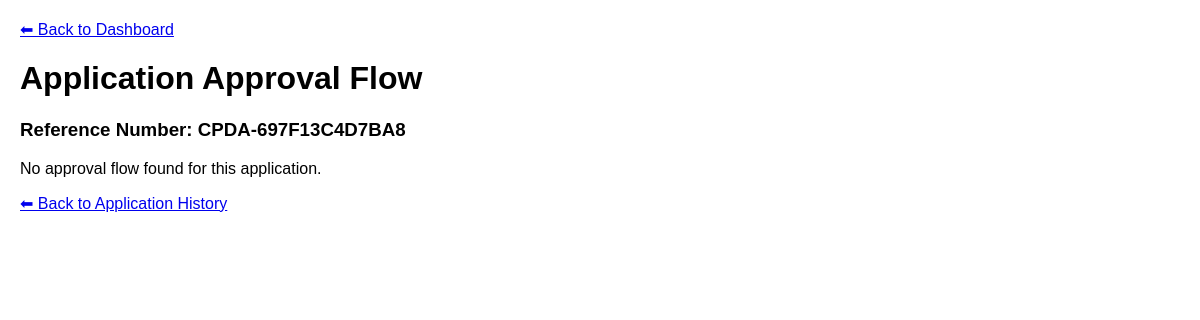
Before: /views/faculty_view_application_flow.php?ref_number=CPDA-697F13C4D7BA8 (signed in) with the older database file.
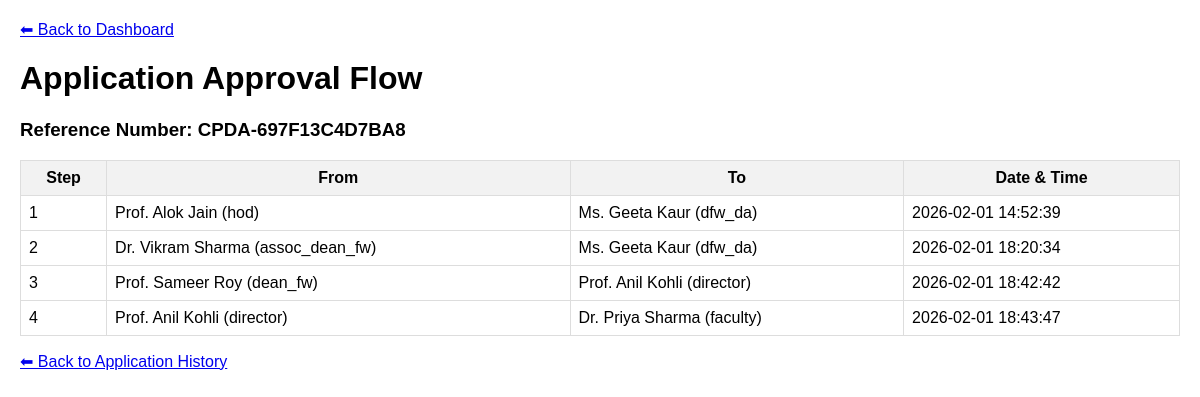
After: the same page with the newer database file.
### tables this page shows
CREATE TABLE `application_timeline_messages` (
  `id` int(11) NOT NULL,
  `ref_number` varchar(100) NOT NULL,
  `message_sequence` int(11) NOT NULL,
  `message` text NOT NULL,
  `sender_identifier` varchar(255) NOT NULL,
  `recipient_identifier` varchar(255) DEFAULT NULL,
  `message_time` datetime NOT NULL DEFAULT current_timestamp()
);

CREATE TABLE `users` (
  `employee_code` int(11) NOT NULL,
  `name` varchar(100) DEFAULT NULL,
  `email` varchar(100) DEFAULT NULL,
  `password` varchar(255) DEFAULT NULL,
  `role` varchar(50) DEFAULT NULL,
  `department` varchar(100) DEFAULT NULL,
  `created_at` datetime DEFAULT current_timestamp(),
  `mobile_number` varchar(15) DEFAULT NULL,
  `pay_level` varchar(10) DEFAULT NULL,
  `date_of_joining` date DEFAULT NULL
);

### views/faculty_view_application_flow.php (the view, shortened to what this page needs)
<?php
include_once '../config/db.php';
$ref_number = $_GET['ref_number'] ?? '';
$stmt = $conn->prepare("SELECT message_sequence, sender_identifier, recipient_identifier, message_time FROM application_timeline_messages WHERE ref_number = ? ORDER BY message_sequence ASC");
$stmt->bind_param("s", $ref_number);
$stmt->execute();
$result = $stmt->get_result();
$flow = [];
while ($row = $result->fetch_assoc()) {
    $flow[] = $row;
}
$user_ids = [];
foreach ($flow as $step) {
    $user_ids[] = $step['sender_identifier'];
    if (!empty($step['recipient_identifier'])) {
        $user_ids[] = $step['recipient_identifier'];
    }
}
$user_ids = array_unique(array_filter($user_ids));
$users = [];
if (!empty($user_ids)) {
    $placeholders = implode(',', array_fill(0, count($user_ids), '?'));
    $types = str_repeat('s', count($user_ids));
    $stmt_user = $conn->prepare("SELECT employee_code, name, role FROM users WHERE employee_code IN ($placeholders)");
    $stmt_user->bind_param($types, ...$user_ids);
    $stmt_user->execute();
    $res_users = $stmt_user->get_result();
    while ($u = $res_users->fetch_assoc()) {
        $users[$u['employee_code']] = $u;
    }
}
function userLabel($code, $users) {
    if (isset($users[$code])) {
        return htmlspecialchars($users[$code]['name'] . " (" . $users[$code]['role'] . ")");
    }
    return htmlspecialchars($code);
}
?>
<!DOCTYPE html>
<html lang="en">
<head>
</head>
<body>
    <p><a href="faculty_dashboard.php" class="btn-back">⬅ Back to Dashboard</a></p>
    <h1>Application Approval Flow</h1>
    <h3>Reference Number: <?= htmlspecialchars($ref_number) ?></h3>
    <?php if (count($flow) === 0): ?>
        <p>No approval flow found for this application.</p>
    <?php else: ?>
        <table>
            <thead>
                <tr>
                    <th>Step</th>
                    <th>From</th>
                    <th>To</th>
                    <th>Date & Time</th>
                </tr>
            </thead>
            <tbody>
                <?php foreach ($flow as $step): ?>
                <tr>
                    <td><?= $step['message_sequence'] ?></td>
                    <td><?= userLabel($step['sender_identifier'], $users) ?></td>
                    <td><?= $step['recipient_identifier'] ? userLabel($step['recipient_identifier'], $users) : '<em>–</em>' ?></td>
                    <td><?= $step['message_time'] ?></td>
                </tr>
                <?php endforeach; ?>
            </tbody>
        </table>
    <?php endif; ?>
    <p><a href="faculty_application_history.php">⬅ Back to Application History</a></p>
</body>
</html>

Changed rows visible on the page:
now on this page (row edited): application_timeline_messages: message_sequence "1", sender_identifier.role "Prof. Alok Jain (hod)", recipient_identifier.role "Ms. Geeta Kaur (dfw_da)", message_time "2026-02-01 14:52:39"
now on this page (row edited): application_timeline_messages: message_sequence "2", sender_identifier.role "Dr. Vikram Sharma (assoc_dean_fw)", recipient_identifier.role "Ms. Geeta Kaur (dfw_da)", message_time "2026-02-01 18:20:34"
now on this page (row edited): application_timeline_messages: message_sequence "3", sender_identifier.role "Prof. Sameer Roy (dean_fw)", recipient_identifier.role "Prof. Anil Kohli (director)", message_time "2026-02-01 18:42:42"
now on this page (row edited): application_timeline_messages: message_sequence "4", sender_identifier.role "Prof. Anil Kohli (director)", recipient_identifier.role "Dr. Priya Sharma (faculty)", message_time "2026-02-01 18:43:47"
Other visible differences:
text no longer shown: "No approval flow found for this application."
text now shown: "Step From To Date & Time"
